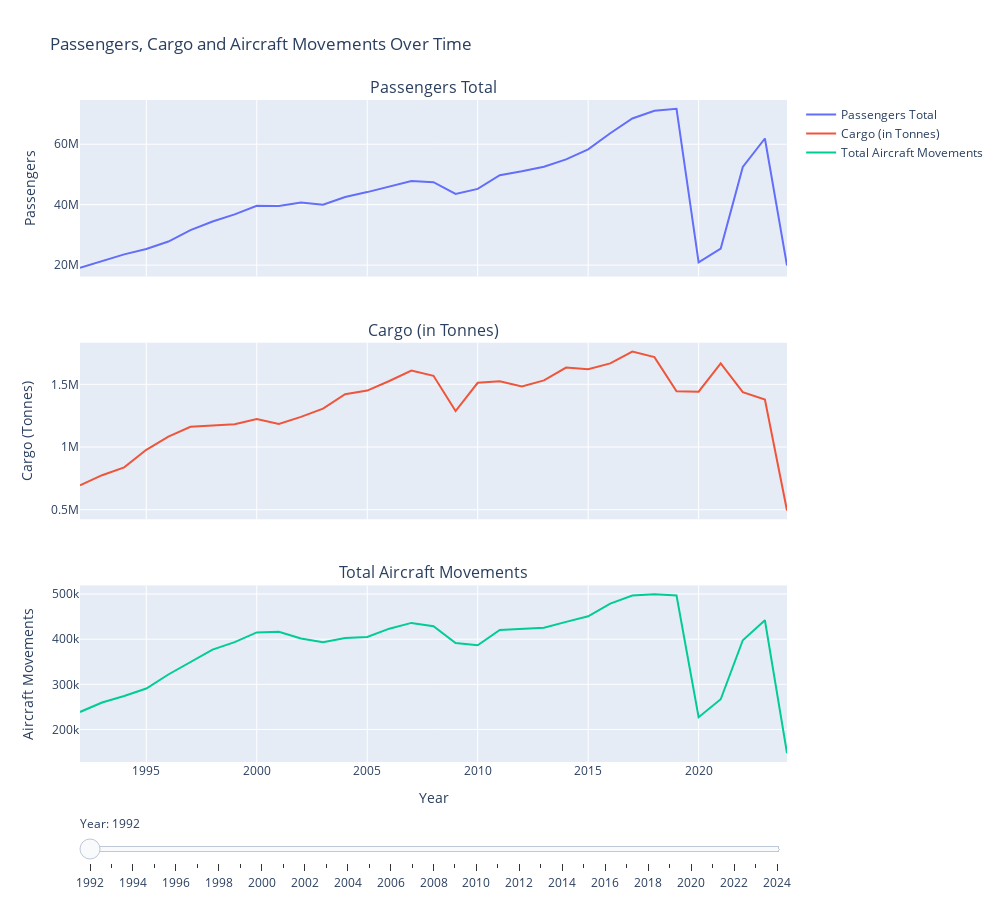

Source (notebook cell):
### Markdown cell above
## Datastory

### Code cell
%run air-movements.ipynb

### Figure 1 — Plotly figure (JSON) as saved in the notebook; plotly's stock layout.template omitted (floating-point values rounded to 4 significant figures)
{"data": [{"mode": "lines", "name": "Passengers Total", "type": "scatter", "x": [1992, 1993, 1994, 1995, 1996, 1997, 1998, 1999, 2000, 2001, 2002, 2003, 2004, 2005, 2006, 2007, 2008, 2009, 2010, 2011, 2012, 2013, 2014, 2015, 2016, 2017, 2018, 2019, 2020, 2021, 2022, 2023, 2024], "xaxis": "x", "y": [19145064, 21274269, 23559798, 25355001, 27794881, 31569977, 34420143, 36772015, 39606925, 39531123, 40736009, 39960400, 42541180, 44157005, 46066465, 47795148, 47430112, 43570372, 45211749, 49755252, 51035590, 52569200, 54978023, 58284864, 63625534, 68515425, 71053147, 71706999, 20884044, 25492633, 52472188, 61889586, 19867379], "yaxis": "y"}, {"mode": "lines", "name": "Cargo (in Tonnes)", "type": "scatter", "x": [1992, 1993, 1994, 1995, 1996, 1997, 1998, 1999, 2000, 2001, 2002, 2003, 2004, 2005, 2006, 2007, 2008, 2009, 2010, 2011, 2012, 2013, 2014, 2015, 2016, 2017, 2018, 2019, 2020, 2021, 2022, 2023, 2024], "xaxis": "x2", "y": [695040, 775378, 837904, 977531, 1082846, 1161234, 1171256, 1180717, 1222594, 1183208, 1239900, 1306155, 1421023, 1449795, 1526502, 1610282, 1567712, 1286372, 1512256, 1523806, 1483448, 1531089, 1633195, 1620970, 1666360, 1761060, 1716497, 1443885, 1441521, 1667304, 1437812, 1378041, 494256], "yaxis": "y2"}, {"mode": "lines", "name": "Total Aircraft Movements", "type": "scatter", "x": [1992, 1993, 1994, 1995, 1996, 1997, 1998, 1999, 2000, 2001, 2002, 2003, 2004, 2005, 2006, 2007, 2008, 2009, 2010, 2011, 2012, 2013, 2014, 2015, 2016, 2017, 2018, 2019, 2020, 2021, 2022, 2023, 2024], "xaxis": "x3", "y": [238812, 259675, 274064, 290690, 321780, 349476, 376810, 393606, 414928, 416462, 401385, 392997, 402738, 404819, 423275, 436090, 428652, 391369, 386388, 420349, 423453, 425584, 438296, 450679, 478863, 496740, 499444, 496826, 227304, 266967, 397646, 441969, 147517], "yaxis": "y3"}], "layout": {"annotations": [{"font": {"size": 16}, "showarrow": false, "text": "Passengers Total", "x": 0.5, "xanchor": "center", "xref": "paper", "y": 1, "yanchor": "bottom", "yref": "paper"}, {"font": {"size": 16}, "showarrow": false, "text": "Cargo (in Tonnes)", "x": 0.5, "xanchor": "center", "xref": "paper", "y": 0.6333, "yanchor": "bottom", "yref": "paper"}, {"font": {"size": 16}, "showarrow": false, "text": "Total Aircraft Movements", "x": 0.5, "xanchor": "center", "xref": "paper", "y": 0.2667, "yanchor": "bottom", "yref": "paper"}], "height": 900, "sliders": [{"active": 0, "currentvalue": {"prefix": "Year: "}, "pad": {"t": 50}, "steps": [{"args": [{"visible": [true, false, false]}], "label": "1992", "method": "update"}, {"args": [{"visible": [true, true, false]}], "label": "1993", "method": "update"}, {"args": [{"visible": [true, true, true]}], "label": "1994", "method": "update"}, {"args": [{"visible": [true, true, true, true]}], "label": "1995", "method": "update"}, {"args": [{"visible": [true, true, true, true, true]}], "label": "1996", "method": "update"}, {"args": [{"visible": [true, true, true, true, true, true]}], "label": "1997", "method": "update"}, {"args": [{"visible": [true, true, true, true, true, true, true]}], "label": "1998", "method": "update"}, {"args": [{"visible": [true, true, true, true, true, true, true, true]}], "label": "1999", "method": "update"}, {"args": [{"visible": [true, true, true, true, true, true, true, true, true]}], "label": "2000", "method": "update"}, {"args": [{"visible": [true, true, true, true, true, true, true, true, true, true]}], "label": "2001", "method": "update"}, {"args": [{"visible": [true, true, true, true, true, true, true, true, true, true, true]}], "label": "2002", "method": "update"}, {"args": [{"visible": [true, true, true, true, true, true, true, true, true, true, true, true]}], "label": "2003", "method": "update"}, {"args": [{"visible": [true, true, true, true, true, true, true, true, true, true, true, true, true]}], "label": "2004", "method": "update"}, {"args": [{"visible": [true, true, true, true, true, true, true, true, true, true, true, true, true, true]}], "label": "2005", "method": "update"}, {"args": [{"visible": [true, true, true, true, true, true, true, true, true, true, true, true, true, true, true]}], "label": "2006", "method": "update"}, {"args": [{"visible": [true, true, true, true, true, true, true, true, true, true, true, true, true, true, true, true]}], "label": "2007", "method": "update"}, {"args": [{"visible": [true, true, true, true, true, true, true, true, true, true, true, true, true, true, true, true, true]}], "label": "2008", "method": "update"}, {"args": [{"visible": [true, true, true, true, true, true, true, true, true, true, true, true, true, true, true, true, true, true]}], "label": "2009", "method": "update"}, {"args": [{"visible": [true, true, true, true, true, true, true, true, true, true, true, true, true, true, true, true, true, true, true]}], "label": "2010", "method": "update"}, {"args": [{"visible": [true, true, true, true, true, true, true, true, true, true, true, true, true, true, true, true, true, true, true, true]}], "label": "2011", "method": "update"}, {"args": [{"visible": [true, true, true, true, true, true, true, true, true, true, true, true, true, true, true, true, true, true, true, true, true]}], "label": "2012", "method": "update"}, {"args": [{"visible": [true, true, true, true, true, true, true, true, true, true, true, true, true, true, true, true, true, true, true, true, true, true]}], "label": "2013", "method": "update"}, {"args": [{"visible": [true, true, true, true, true, true, true, true, true, true, true, true, true, true, true, true, true, true, true, true, true, true, true]}], "label": "2014", "method": "update"}, {"args": [{"visible": [true, true, true, true, true, true, true, true, true, true, true, true, true, true, true, true, true, true, true, true, true, true, true, true]}], "label": "2015", "method": "update"}, {"args": [{"visible": [true, true, true, true, true, true, true, true, true, true, true, true, true, true, true, true, true, true, true, true, true, true, true, true, true]}], "label": "2016", "method": "update"}, {"args": [{"visible": [true, true, true, true, true, true, true, true, true, true, true, true, true, true, true, true, true, true, true, true, true, true, true, true, true, true]}], "label": "2017", "method": "update"}, {"args": [{"visible": [true, true, true, true, true, true, true, true, true, true, true, true, true, true, true, true, true, true, true, true, true, true, true, true, true, true, true]}], "label": "2018", "method": "update"}, {"args": [{"visible": [true, true, true, true, true, true, true, true, true, true, true, true, true, true, true, true, true, true, true, true, true, true, true, true, true, true, true, true]}], "label": "2019", "method": "update"}, {"args": [{"visible": [true, true, true, true, true, true, true, true, true, true, true, true, true, true, true, true, true, true, true, true, true, true, true, true, true, true, true, true, true]}], "label": "2020", "method": "update"}, {"args": [{"visible": [true, true, true, true, true, true, true, true, true, true, true, true, true, true, true, true, true, true, true, true, true, true, true, true, true, true, true, true, true, true]}], "label": "2021", "method": "update"}, {"args": [{"visible": [true, true, true, true, true, true, true, true, true, true, true, true, true, true, true, true, true, true, true, true, true, true, true, true, true, true, true, true, true, true, true]}], "label": "2022", "method": "update"}, {"args": [{"visible": [true, true, true, true, true, true, true, true, true, true, true, true, true, true, true, true, true, true, true, true, true, true, true, true, true, true, true, true, true, true, true, true]}], "label": "2023", "method": "update"}, {"args": [{"visible": [true, true, true, true, true, true, true, true, true, true, true, true, true, true, true, true, true, true, true, true, true, true, true, true, true, true, true, true, true, true, true, true, true]}], "label": "2024", "method": "update"}]}], "title": {"text": "Passengers, Cargo and Aircraft Movements Over Time"}, "width": 1000, "xaxis": {"anchor": "y", "domain": [0, 1], "matches": "x3", "showticklabels": false}, "xaxis2": {"anchor": "y2", "domain": [0, 1], "matches": "x3", "showticklabels": false}, "xaxis3": {"anchor": "y3", "domain": [0, 1], "title": {"text": "Year"}}, "yaxis": {"anchor": "x", "domain": [0.7333, 1], "title": {"text": "Passengers"}}, "yaxis2": {"anchor": "x2", "domain": [0.3667, 0.6333], "title": {"text": "Cargo (Tonnes)"}}, "yaxis3": {"anchor": "x3", "domain": [0, 0.2667], "title": {"text": "Aircraft Movements"}}}}
